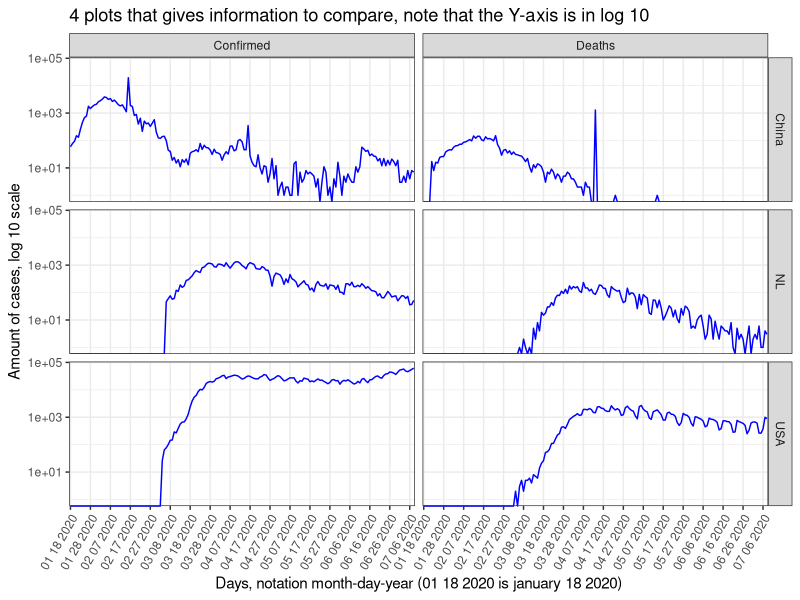
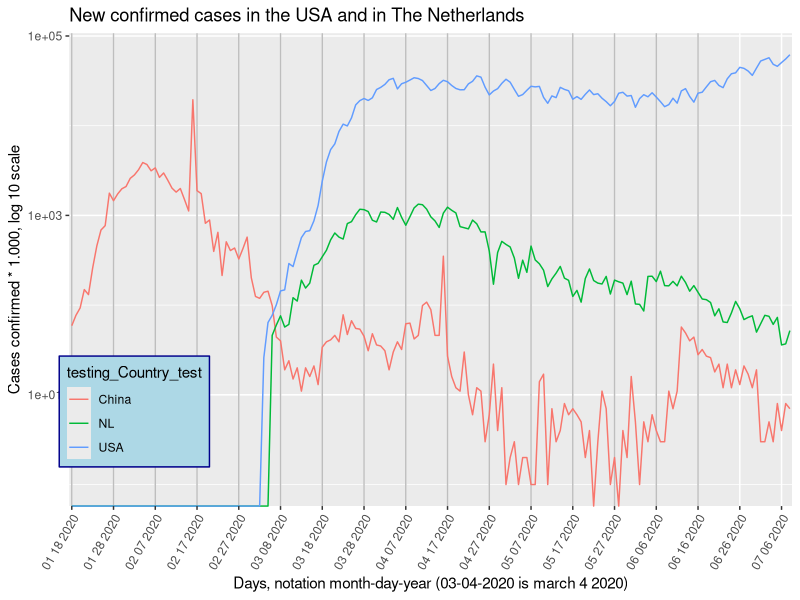
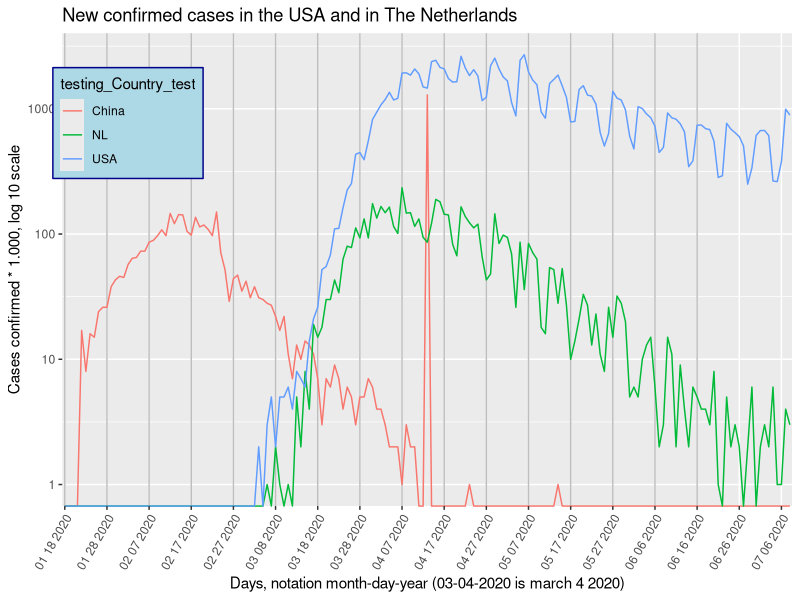
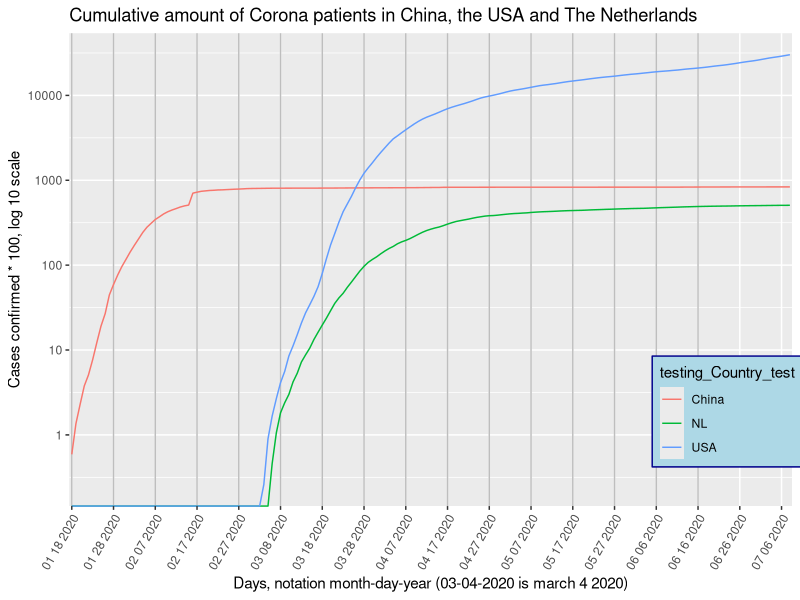
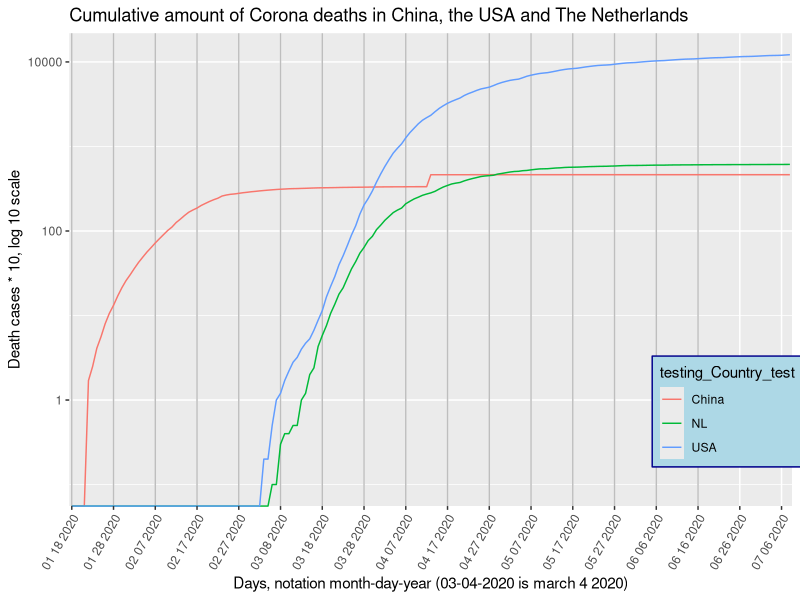
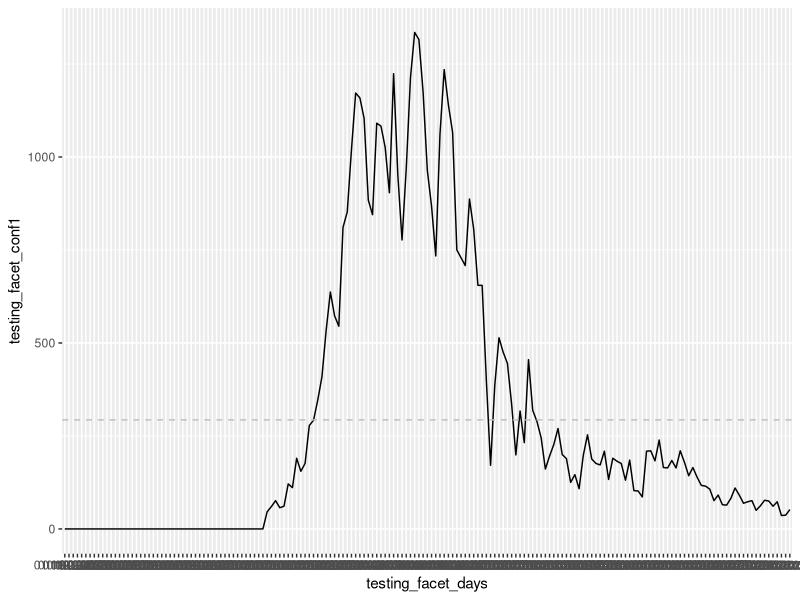
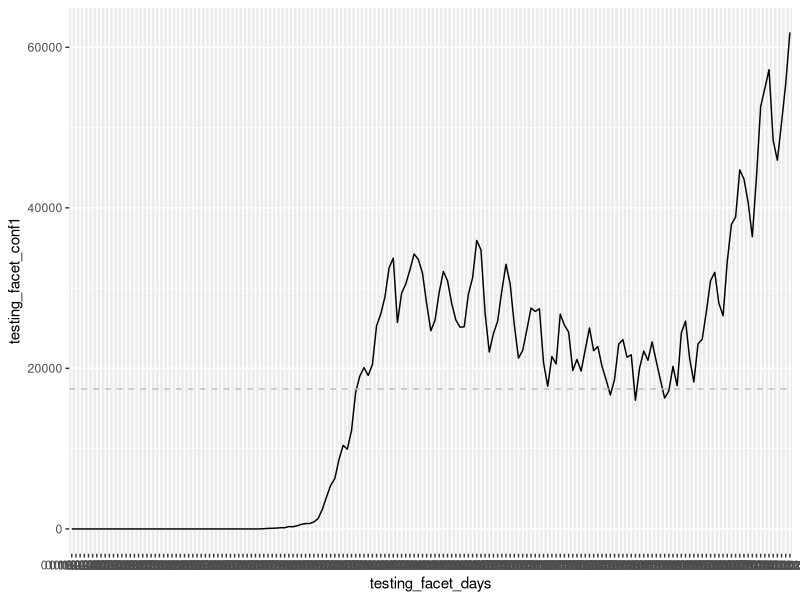
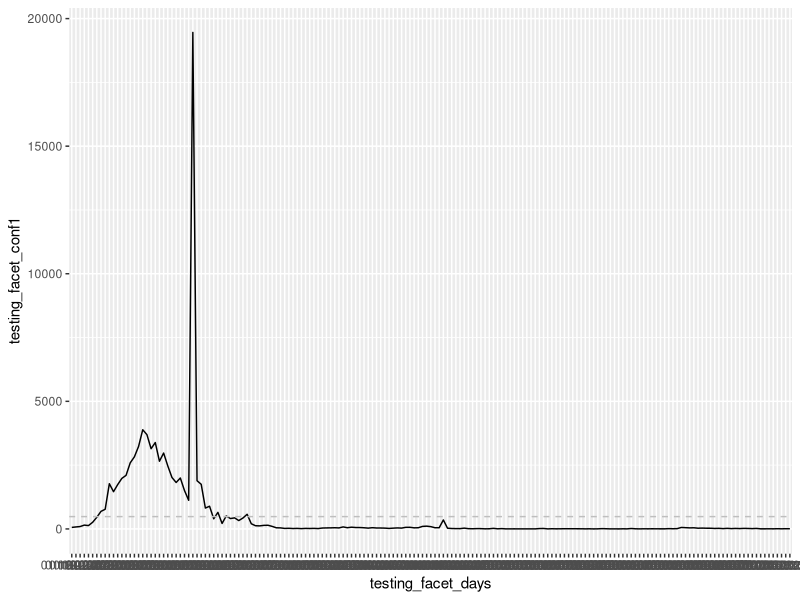

Here is the R script that generated these plots, in order:
## ---- chunk 1
library(tidyverse)
library(ggrepel)
library(knitr)
library(kableExtra)
library(ggplot2)
## ---- chunk 2


testing_facet_days_1_time <- c("01 18 2020", "01 19 2020", "01 20 2020", "01 21 2020", "01 22 2020", "01 23 2020", "01 24 2020", "01 25 2020", "01 26 2020", "01 27 2020", "01 28 2020", "01 29 2020", "01 30 2020", "01 31 2020", "02 01 2020", "02 02 2020", "02 03 2020", "02 04 2020", "02 05 2020", "02 06 2020", "02 07 2020", "02 08 2020", "02 09 2020", "02 10 2020", "02 11 2020", "02 12 2020", "02 13 2020", "02 14 2020", "02 15 2020", "02 16 2020", "02 17 2020", "02 18 2020", "02 19 2020", "02 20 2020", "02 21 2020", "02 22 2020", "02 23 2020", "02 24 2020", "02 25 2020", "02 26 2020", "02 27 2020", "02 28 2020", "02 29 2020", "03 01 2020",  "03 02 2020", "03 03 2020", "03 04 2020", "03 05 2020", "03 06 2020", "03 07 2020", "03 08 2020", "03 09 2020", "03 10 2020", "03 11 2020", "03 12 2020", "03 13 2020", "03 14 2020", "03 15 2020", "03 16 2020", "03 17 2020", "03 18 2020", "03 19 2020", "03 20 2020", "03 21 2020", "03 22 2020", "03 23 2020", "03 24 2020", "03 25 2020", "03 26 2020", "03 27 2020", "03 28 2020", "03 29 2020", "03 30 2020", "03 31 2020", "04 01 2020", "04 02 2020", "04 03 2020", "04 04 2020", "04 05 2020", "04 06 2020", "04 07 2020", "04 08 2020", "04 09 2020", "04 10 2020", "04 11 2020", "04 12 2020", "04 13 2020", "04 14 2020", "04 15 2020", "04 16 2020", "04 17 2020", "04 18 2020", "04 19 2020", "04 20 2020", "04 21 2020", "04 22 2020", "04 23 2020", "04 24 2020", "04 25 2020", "04 26 2020", "04 27 2020", "04 28 2020", "04 29 2020", "04 30 2020", "05 01 2020", "05 02 2020", "05 03 2020", "05 04 2020", "05 05 2020", "05 06 2020", "05 07 2020", "05 08 2020", "05 09 2020", "05 10 2020", "05 11 2020", "05 12 2020", "05 13 2020", "05 14 2020", "05 15 2020", "05 16 2020", "05 17 2020", "05 18 2020", "05 19 2020", "05 20 2020", "05 21 2020", "05 22 2020", "05 23 2020", "05 24 2020", "05 25 2020", "05 26 2020", "05 27 2020", "05 28 2020", "05 29 2020", "05 30 2020", "05 31 2020", "06 01 2020", "06 02 2020", "06 03 2020", "06 04 2020", "06 05 2020", "06 06 2020", "06 07 2020", "06 08 2020", "06 09 2020", "06 10 2020", "06 11 2020", "06 12 2020", "06 13 2020", "06 14 2020", "06 15 2020", "06 16 2020", "06 17 2020", "06 18 2020", "06 19 2020", "06 20 2020", "06 21 2020", "06 22 2020", "06 23 2020", "06 24 2020", "06 25 2020", "06 26 2020", "06 27 2020", "06 28 2020", "06 29 2020", "06 30 2020", "07 01 2020", "07 02 2020", "07 03 2020", "07 04 2020", "07 05 2020", "07 06 2020", "07 07 2020", "07 08 2020")
testing_facet_days <- c(testing_facet_days_1_time, testing_facet_days_1_time, testing_facet_days_1_time, testing_facet_days_1_time, testing_facet_days_1_time, testing_facet_days_1_time)

testing_total_new_confirmed_cases_USA <- c(0, 0, 0, 0, 0, 0, 0, 0, 0, 0,0, 0, 0, 0, 0, 0, 0, 0, 0, 0,0, 0, 0, 0, 0, 0, 0, 0, 0, 0,0, 0, 0, 0, 0, 0, 0, 0, 0, 0, 0, 0, 0, 0, 0, 0, 26, 64, 77, 101, 144, 148, 291, 269, 393, 565, 662, 676, 872, 1291, 2410, 3948, 5417, 6271, 8631, 10410, 9939, 12226, 17050, 19046, 20093, 19118, 20463, 25305, 26756, 28879, 32525, 33725, 25717, 29359, 30512, 32282, 34243, 33578, 31869, 28057, 24685, 25987, 29465, 32076, 30915, 28084, 26013, 25132, 25178, 29246, 31277, 35930, 34782, 26858, 22042, 24359, 25869, 29637, 32964, 30531, 25382, 21278, 22226, 24805, 27514, 27095, 27421, 20697, 17779, 21486, 20549, 26762, 25382, 24527, 19731, 21109, 19662, 22368, 25028, 22206, 22717, 20253, 18554, 16682, 18636, 23016, 23575, 21385, 21696, 16040, 20039, 22162, 21004, 23292, 20865, 18535, 16301, 17180, 20244, 17849, 24421, 25891, 21191, 18307, 23047, 23624, 27082, 30927, 31963, 28095, 26558, 33315, 37945, 38853, 44726, 43581, 40691, 36390, 43865, 52609, 54869, 57209, 48369, 45932, 50586, 55442, 61848)

testing_total_new_death_cases_USA <- c(0, 0, 0, 0, 0, 0, 0, 0, 0, 0,0, 0, 0, 0, 0, 0, 0, 0, 0, 0,0, 0, 0, 0, 0, 0, 0, 0, 0, 0,0, 0, 0, 0, 0, 0, 0, 0, 0, 0, 0, 0, 0, 0, 0, 0, 2, 0, 3, 5, 2, 5, 5, 6, 4, 8, 7, 6, 14, 21, 26, 52, 55, 68, 110, 111, 162, 225, 253, 433, 447, 392, 554, 821, 940, 1075, 1185, 1353, 1175, 1212, 1928, 1936, 1856, 2078, 1899, 1493, 1462, 2378, 2438, 2141, 2080, 1743, 1634, 1643, 2624, 2119, 1840, 2053, 1825, 1161, 1237, 2204, 2536, 2083, 1794, 1668, 1117, 877, 2435, 2701, 1971, 1695, 1555, 945, 840, 1591, 1715, 1858, 1524, 1231, 785, 792, 1425, 1528, 1286, 1262, 1089, 646, 504, 634, 1379, 1216, 1175, 979, 605, 478, 1039, 1004, 909, 849, 725, 448, 491, 926, 847, 826, 759, 654, 345, 384, 739, 742, 694, 682, 550, 283, 292, 766, 688, 644, 599, 506, 250, 338, 613, 670, 671, 610, 265, 262, 378, 993, 890)

testing_total_new_confirmed_cases_NL <- c(0, 0, 0, 0, 0, 0, 0, 0, 0, 0,0, 0, 0, 0, 0, 0, 0, 0, 0, 0,0, 0, 0, 0, 0, 0, 0, 0, 0, 0,0, 0, 0, 0, 0, 0, 0, 0, 0, 0, 0, 0, 0, 0, 0, 0, 0, 0, 46, 60, 76, 57, 61, 121, 111, 190, 155, 176, 278, 292, 346, 409, 534, 637, 573, 545, 811, 852, 1019, 1172, 1159, 1104, 884, 845, 1091, 1083, 1026, 904, 1224, 952, 777, 969, 1213, 1335, 1316, 1174, 964, 868, 734, 1061, 1235, 1140, 1066, 750, 729, 708, 887, 806, 655, 655, 400, 171, 386, 514, 475, 445, 335, 199, 317, 232, 455, 319, 289, 245, 161, 196, 227, 270, 200, 189, 125, 146, 108, 198, 253, 188, 176, 172, 209, 133, 190, 182, 176, 131, 185, 103, 102, 86, 209, 210, 183, 239, 165, 164, 184, 164, 210, 179, 143, 165, 139, 117, 115, 107, 76, 91, 65, 64, 82, 110, 91, 69, 73, 76, 50, 62, 77, 75, 61, 73, 36, 37, 52)

testing_total_new_death_cases_NL <- c(0, 0, 0, 0, 0, 0, 0, 0, 0, 0,0, 0, 0, 0, 0, 0, 0, 0, 0, 0,0, 0, 0, 0, 0, 0, 0, 0, 0, 0,0, 0, 0, 0, 0, 0, 0, 0, 0, 0, 0, 0, 0, 0, 0, 0, 0, 0, 1, 0, 2, 1, 0, 1, 0, 5, 2, 8, 4, 19, 15, 18, 30, 30, 43, 34, 63, 80, 78, 112, 93, 132, 93, 175, 134, 166, 148, 164, 115, 101, 234, 147, 148, 115, 132, 94, 86, 122, 189, 181, 144, 142, 83, 67, 165, 138, 123, 112, 120, 66, 43, 48, 145, 84, 98, 94, 69, 26, 86, 36, 84, 71, 63, 18, 16, 54, 52, 28, 53, 27, 10, 14, 21, 33, 27, 13, 23, 11, 8, 26, 15, 32, 28, 20, 5, 6, 5, 10, 13, 15, 6, 2, 3, 15, 11, 2, 9, 4, 2, 6, 5, 4, 4, 3, 8, 1, 0, 5, 2, 3, 2, 0, 2, 6, 0, 2, 3, 2, 6, 1, 1, 4, 3) 

testing_total_new_confirmed_cases_CH <- c(59, 77, 93, 149, 131, 259, 457, 688, 769, 1771, 1459, 1737, 1981, 2099, 2589, 2825, 3233, 3886, 3694, 3143, 3385, 2652, 2973, 2467, 2015, 1819, 1995, 1503, 1121, 19457, 1888, 1749, 817, 889, 397, 648, 214, 508, 406, 433, 327, 427, 573, 202, 125, 119, 139, 143, 99, 44, 40, 19, 24, 15, 20, 11, 20, 16, 21, 13, 34, 39, 41, 46, 39, 78, 47, 67, 55, 54, 45, 31, 48, 36, 35, 31, 19, 30, 39, 32, 62, 63, 42, 46, 99, 108, 89, 46, 46, 351, 27, 16, 12, 11, 30, 10, 6, 12, 11, 3, 6, 22, 4, 12, 1, 2, 3, 1, 2, 2, 1, 1, 14, 17, 1, 7, 3, 4, 8, 6, 7, 6, 5, 2, 4, 0, 3, 11, 7, 1, 2, 0, 4, 2, 16, 5, 1, 5, 3, 6, 4, 3, 3, 11, 7, 11, 57, 49, 40, 44, 28, 32, 27, 26, 18, 22, 12, 22, 12, 19, 13, 21, 17, 12, 19, 3, 3, 5, 3, 8, 4, 8, 7)

testing_total_new_death_cases_CH <- c(0, 0, 0, 0, 17, 8, 16, 15, 24, 26, 26, 38, 43, 46, 45, 57, 64, 65, 73, 73, 86, 89, 97, 108, 97, 146, 121, 143, 142, 105, 98, 136, 114, 118, 109, 97, 150, 71, 52, 29, 44, 47, 35, 42, 31, 38, 31, 30, 28, 27, 22, 17, 22, 11, 7, 13, 10, 14, 13, 11, 7, 3, 7, 6, 9, 7, 4, 6, 5, 3, 5, 5, 7, 6, 4, 4, 3, 2, 2, 2, 1, 3, 2, 2, 0, 0, 1290, 0, 0, 0, 0, 0, 0, 0, 0, 0, 1, 0, 0, 0, 0, 0, 0, 0, 0, 0, 0, 0, 0, 0, 0, 0, 0, 0, 0, 0, 0, 1, 0, 0, 0, 0, 0, 0, 0, 0, 0, 0, 0, 0, 0, 0, 0, 0, 0, 0, 0, 0,0, 0, 0, 0, 0, 0, 0, 0, 0, 0,0, 0, 0, 0, 0, 0, 0, 0, 0, 0, 0, 0, 0, 0, 0, 0, 0, 0, 0, 0, 0, 0, 0, 0, 0)


testing_total_confirmed_cases_cum_USA <- cumsum(testing_total_new_confirmed_cases_USA)
testing_total_death_cases_cum_USA <- cumsum(testing_total_new_death_cases_USA)
testing_total_confirmed_cases_cum_NL <- cumsum(testing_total_new_confirmed_cases_NL)
testing_total_death_cases_cum_NL <- cumsum(testing_total_new_death_cases_NL)
testing_total_confirmed_cases_cum_CH <- cumsum(testing_total_new_confirmed_cases_CH)
testing_total_death_cases_cum_CH <- cumsum(testing_total_new_death_cases_CH)

testing_facet_amount_cases <- c(testing_total_new_confirmed_cases_NL, testing_total_new_confirmed_cases_USA, testing_total_new_confirmed_cases_CH, testing_total_new_death_cases_NL, testing_total_new_death_cases_USA, testing_total_new_death_cases_CH)

testing_facet_conf <- c("Confirmed", "Confirmed", "Confirmed", "Confirmed", "Confirmed", "Confirmed", "Confirmed", "Confirmed", "Confirmed", "Confirmed", "Confirmed", "Confirmed", "Confirmed", "Confirmed", "Confirmed", "Confirmed", "Confirmed", "Confirmed", "Confirmed", "Confirmed", "Confirmed", "Confirmed", "Confirmed", "Confirmed", "Confirmed", "Confirmed", "Confirmed", "Confirmed", "Confirmed", "Confirmed", "Confirmed", "Confirmed", "Confirmed", "Confirmed", "Confirmed", "Confirmed", "Confirmed", "Confirmed", "Confirmed", "Confirmed", "Confirmed", "Confirmed", "Confirmed", "Confirmed", "Confirmed", "Confirmed", "Confirmed", "Confirmed", "Confirmed", "Confirmed", "Confirmed", "Confirmed", "Confirmed", "Confirmed", "Confirmed", "Confirmed", "Confirmed", "Confirmed", "Confirmed", "Confirmed", "Confirmed", "Confirmed", "Confirmed", "Confirmed", "Confirmed", "Confirmed", "Confirmed", "Confirmed", "Confirmed", "Confirmed", "Confirmed", "Confirmed", "Confirmed", "Confirmed", "Confirmed", "Confirmed", "Confirmed", "Confirmed", "Confirmed", "Confirmed", "Confirmed", "Confirmed", "Confirmed", "Confirmed", "Confirmed", "Confirmed", "Confirmed", "Confirmed", "Confirmed", "Confirmed", "Confirmed", "Confirmed", "Confirmed", "Confirmed", "Confirmed", "Confirmed", "Confirmed", "Confirmed", "Confirmed", "Confirmed", "Confirmed", "Confirmed", "Confirmed", "Confirmed", "Confirmed", "Confirmed", "Confirmed", "Confirmed", "Confirmed", "Confirmed", "Confirmed", "Confirmed", "Confirmed", "Confirmed", "Confirmed", "Confirmed", "Confirmed", "Confirmed", "Confirmed", "Confirmed", "Confirmed", "Confirmed", "Confirmed", "Confirmed", "Confirmed", "Confirmed", "Confirmed", "Confirmed", "Confirmed", "Confirmed", "Confirmed", "Confirmed", "Confirmed", "Confirmed", "Confirmed", "Confirmed", "Confirmed", "Confirmed", "Confirmed", "Confirmed", "Confirmed", "Confirmed", "Confirmed", "Confirmed", "Confirmed", "Confirmed", "Confirmed", "Confirmed", "Confirmed", "Confirmed", "Confirmed", "Confirmed", "Confirmed", "Confirmed", "Confirmed", "Confirmed", "Confirmed", "Confirmed", "Confirmed", "Confirmed", "Confirmed", "Confirmed", "Confirmed", "Confirmed", "Confirmed", "Confirmed", "Confirmed", "Confirmed", "Confirmed", "Confirmed", "Confirmed", "Confirmed", "Confirmed")
testing_facet_deaths <- c("Deaths", "Deaths", "Deaths", "Deaths", "Deaths", "Deaths", "Deaths", "Deaths", "Deaths", "Deaths", "Deaths", "Deaths", "Deaths", "Deaths", "Deaths", "Deaths", "Deaths", "Deaths", "Deaths", "Deaths", "Deaths", "Deaths", "Deaths", "Deaths", "Deaths", "Deaths", "Deaths", "Deaths", "Deaths", "Deaths", "Deaths", "Deaths", "Deaths", "Deaths", "Deaths", "Deaths", "Deaths", "Deaths", "Deaths", "Deaths", "Deaths", "Deaths", "Deaths", "Deaths", "Deaths", "Deaths", "Deaths", "Deaths", "Deaths", "Deaths", "Deaths", "Deaths", "Deaths", "Deaths", "Deaths", "Deaths", "Deaths", "Deaths", "Deaths", "Deaths", "Deaths", "Deaths", "Deaths", "Deaths", "Deaths", "Deaths", "Deaths", "Deaths", "Deaths", "Deaths", "Deaths", "Deaths", "Deaths", "Deaths", "Deaths", "Deaths", "Deaths", "Deaths", "Deaths", "Deaths", "Deaths", "Deaths", "Deaths", "Deaths", "Deaths", "Deaths", "Deaths", "Deaths", "Deaths", "Deaths", "Deaths", "Deaths", "Deaths", "Deaths", "Deaths", "Deaths", "Deaths", "Deaths", "Deaths", "Deaths", "Deaths", "Deaths", "Deaths", "Deaths", "Deaths", "Deaths", "Deaths", "Deaths", "Deaths", "Deaths", "Deaths", "Deaths", "Deaths", "Deaths", "Deaths", "Deaths", "Deaths", "Deaths", "Deaths", "Deaths", "Deaths", "Deaths", "Deaths", "Deaths", "Deaths", "Deaths", "Deaths", "Deaths", "Deaths", "Deaths", "Deaths", "Deaths", "Deaths", "Deaths", "Deaths", "Deaths", "Deaths", "Deaths", "Deaths", "Deaths", "Deaths", "Deaths", "Deaths", "Deaths", "Deaths", "Deaths", "Deaths", "Deaths", "Deaths", "Deaths", "Deaths", "Deaths", "Deaths", "Deaths", "Deaths", "Deaths", "Deaths", "Deaths", "Deaths", "Deaths", "Deaths", "Deaths", "Deaths", "Deaths", "Deaths", "Deaths", "Deaths", "Deaths", "Deaths", "Deaths", "Deaths", "Deaths", "Deaths")

testing_facet_cases <- c(testing_facet_conf, testing_facet_conf, testing_facet_conf, testing_facet_deaths, testing_facet_deaths, testing_facet_deaths)

testing_facet_country1 <- c("NL", "NL", "NL", "NL", "NL", "NL", "NL", "NL", "NL", "NL", "NL", "NL", "NL", "NL", "NL", "NL", "NL", "NL", "NL", "NL", "NL", "NL", "NL", "NL", "NL", "NL", "NL", "NL", "NL", "NL", "NL", "NL", "NL", "NL", "NL", "NL", "NL", "NL", "NL", "NL", "NL", "NL", "NL", "NL" ,"NL", "NL", "NL", "NL", "NL", "NL", "NL", "NL", "NL", "NL", "NL", "NL", "NL", "NL", "NL", "NL", "NL", "NL", "NL", "NL", "NL", "NL", "NL", "NL", "NL", "NL", "NL", "NL", "NL", "NL", "NL", "NL", "NL", "NL", "NL", "NL", "NL", "NL", "NL", "NL", "NL", "NL", "NL", "NL", "NL", "NL" ,"NL", "NL", "NL", "NL", "NL", "NL", "NL", "NL", "NL", "NL", "NL", "NL", "NL", "NL", "NL", "NL", "NL", "NL", "NL", "NL", "NL", "NL", "NL", "NL", "NL", "NL", "NL", "NL", "NL", "NL", "NL", "NL", "NL", "NL", "NL", "NL", "NL", "NL", "NL", "NL", "NL", "NL", "NL", "NL", "NL", "NL", "NL", "NL", "NL", "NL", "NL", "NL", "NL", "NL", "NL", "NL", "NL", "NL", "NL", "NL", "NL", "NL", "NL", "NL", "NL", "NL", "NL" , "NL", "NL", "NL", "NL", "NL", "NL" , "NL", "NL", "NL", "NL", "NL", "NL", "NL", "NL", "NL", "NL", "USA", "USA", "USA", "USA", "USA", "USA", "USA", "USA", "USA", "USA", "USA", "USA", "USA", "USA", "USA", "USA", "USA", "USA", "USA", "USA", "USA", "USA", "USA", "USA", "USA", "USA", "USA", "USA", "USA", "USA", "USA", "USA", "USA", "USA", "USA", "USA", "USA", "USA", "USA", "USA", "USA", "USA", "USA", "USA", "USA", "USA", "USA", "USA", "USA", "USA", "USA", "USA", "USA", "USA" ,"USA", "USA", "USA", "USA", "USA", "USA", "USA", "USA", "USA", "USA", "USA", "USA", "USA", "USA", "USA", "USA", "USA", "USA", "USA", "USA", "USA", "USA", "USA", "USA", "USA", "USA", "USA", "USA", "USA", "USA", "USA", "USA", "USA", "USA", "USA", "USA", "USA", "USA", "USA", "USA", "USA", "USA", "USA", "USA", "USA", "USA" ,"USA", "USA", "USA", "USA", "USA", "USA", "USA", "USA", "USA", "USA", "USA", "USA", "USA", "USA", "USA", "USA", "USA", "USA", "USA", "USA", "USA", "USA", "USA", "USA", "USA", "USA", "USA", "USA", "USA", "USA", "USA", "USA", "USA", "USA", "USA", "USA", "USA", "USA", "USA", "USA", "USA", "USA", "USA", "USA", "USA", "USA", "USA", "USA", "USA", "USA", "USA", "USA", "USA", "USA", "USA", "USA", "USA", "USA", "USA", "USA", "USA", "USA", "USA", "USA", "USA", "USA", "USA", "USA", "USA", "USA", "USA", "USA", "USA", "China", "China", "China", "China", "China", "China", "China", "China", "China", "China", "China", "China", "China", "China", "China", "China", "China", "China", "China", "China", "China","China", "China", "China", "China", "China", "China", "China", "China", "China", "China", "China", "China", "China", "China", "China", "China", "China", "China", "China", "China", "China", "China", "China", "China", "China", "China", "China", "China", "China", "China", "China", "China", "China", "China" ,"China", "China", "China", "China", "China", "China", "China", "China", "China", "China", "China", "China", "China", "China", "China", "China", "China", "China", "China", "China", "China", "China", "China", "China", "China", "China", "China", "China", "China", "China", "China", "China", "China", "China", "China", "China", "China", "China", "China", "China", "China", "China", "China", "China", "China", "China" ,"China", "China", "China", "China", "China", "China", "China", "China", "China", "China", "China", "China", "China", "China", "China", "China", "China", "China", "China", "China", "China", "China", "China", "China", "China", "China", "China", "China", "China", "China", "China", "China", "China", "China", "China", "China", "China", "China", "China", "China", "China", "China", "China", "China", "China", "China", "China", "China", "China", "China", "China", "China", "China", "China", "China", "China", "China", "China", "China", "China", "China", "China", "China", "China", "China", "China", "China" , "China", "China", "China", "China", "China")

testing_facet_country <- c(testing_facet_country1, testing_facet_country1)

testing_some_days_test_db <- c("01 18 2020", "", "", "", "", "","", "", "", "", "01 28 2020", "", "", "", "", "","", "", "", "", "02 07 2020", "", "", "", "", "","", "", "", "", "02 17 2020", "", "", "", "", "","", "", "", "", "02 27 2020", "", "", "", "", "","", "", "", "", "03 08 2020", "", "", "", "", "", "", "", "", "", "03 18 2020", "", "", "", "", "", "", "", "", "", "03 28 2020", "", "", "", "", "", "", "", "", "", "04 07 2020", "", "", "", "", "", "", "", "", "", "04 17 2020", "", "", "", "", "", "", "", "", "", "04 27 2020", "", "", "", "", "", "", "", "", "", "05 07 2020", "", "", "", "", "", "", "", "", "", "05 17 2020", "", "", "", "", "", "", "", "", "", "05 27 2020", "", "", "", "", "", "", "", "", "", "06 06 2020", "", "", "", "", "", "", "", "", "", "06 16 2020", "", "", "", "", "", "", "", "", "", "06 26 2020", "", "", "", "", "", "", "", "", "", "07 06 2020", "", "")

testing_DB <- data.frame(testing_facet_days, testing_facet_amount_cases, testing_facet_cases, testing_facet_country)

testing_some_days <- c(testing_some_days_test_db, testing_some_days_test_db, testing_some_days_test_db, testing_some_days_test_db, testing_some_days_test_db, testing_some_days_test_db)
testing_facet_conf1 <- c(testing_total_new_confirmed_cases_NL, testing_total_new_confirmed_cases_USA, testing_total_new_confirmed_cases_CH, testing_total_new_death_cases_NL, testing_total_new_death_cases_USA, testing_total_new_death_cases_CH)
testing_cum1 <- c(testing_total_confirmed_cases_cum_NL, testing_total_confirmed_cases_cum_USA, testing_total_confirmed_cases_cum_CH, testing_total_death_cases_cum_NL, testing_total_death_cases_cum_USA, testing_total_death_cases_cum_CH)
testing_Country_test <- c(testing_facet_country1, testing_facet_country1)
testing_sort_case <- c(testing_facet_conf, testing_facet_conf, testing_facet_conf, testing_facet_deaths, testing_facet_deaths, testing_facet_deaths)

db_test1000 <- data.frame(testing_facet_days, testing_some_days, testing_facet_conf1, testing_cum1, testing_Country_test, testing_sort_case)

day <- length(testing_facet_days_1_time)
## ---- chunk 3
testing_DB %>% ggplot(aes(testing_facet_days, testing_facet_amount_cases, group = 1)) + theme_bw() + geom_line(color = "blue") + facet_grid(testing_facet_country ~ testing_facet_cases) + theme(axis.text.x = element_text(angle = 60, vjust = 1, hjust = 1)) + scale_y_continuous(trans = "log10") + scale_x_discrete(breaks = testing_some_days_test_db, labels = testing_some_days_test_db) + xlab("Days, notation month-day-year (01 18 2020 is january 18 2020)") + ylab("Amount of cases, log 10 scale") + ggtitle("4 plots that gives information to compare, note that the Y-axis is in log 10") 
## ---- chunk 4
db_test1000 %>% filter(testing_sort_case == "Confirmed") %>%
  ggplot(aes(testing_facet_days, testing_facet_conf1, group = testing_Country_test)) + scale_y_log10() + theme(axis.text.x = element_text(angle = 60, vjust = 1, hjust = 1)) + scale_x_discrete(breaks = testing_some_days, labels = testing_some_days) + geom_vline(xintercept = "01 18 2020", color = "gray") + geom_vline(xintercept = "01 28 2020", color = "gray") + geom_vline(xintercept = "02 07 2020", color = "gray") + geom_vline(xintercept = "02 17 2020", color = "gray") + geom_vline(xintercept = "02 27 2020", color = "gray") + geom_vline(xintercept = "03 08 2020", color = "gray") + geom_vline(xintercept = "03 18 2020", color = "gray") + geom_vline(xintercept = "03 28 2020", color = "gray") + geom_vline(xintercept = "04 07 2020", color = "gray") + geom_vline(xintercept = "04 17 2020", color = "gray") + geom_vline(xintercept = "04 27 2020", color = "gray") + geom_vline(xintercept = "05 07 2020", color = "gray") + geom_vline(xintercept = "05 17 2020", color = "gray") + geom_vline(xintercept = "05 27 2020", color = "gray") + geom_vline(xintercept = "06 06 2020", color = "gray") + geom_vline(xintercept = "06 16 2020", color = "gray") + geom_line(aes(color = testing_Country_test))  + theme(legend.position = c(0.09, 0.20), legend.background = element_rect(fill = "lightblue", size = 0.5, linetype = "solid", color = "darkblue")) + ylab("Cases confirmed * 1.000, log 10 scale") + xlab("Days, notation month-day-year (03-04-2020 is march 4 2020)") + ggtitle("New confirmed cases in the USA and in The Netherlands")
## ---- chunk 5
db_test1000 %>% filter(testing_sort_case == "Deaths") %>%
  ggplot(aes(testing_facet_days, testing_facet_conf1, group = testing_Country_test)) + scale_y_log10() + theme(axis.text.x = element_text(angle = 60, vjust = 1, hjust = 1)) + scale_x_discrete(breaks = testing_some_days, labels = testing_some_days) + geom_vline(xintercept = "01 18 2020", color = "gray") + geom_vline(xintercept = "01 28 2020", color = "gray") + geom_vline(xintercept = "02 07 2020", color = "gray") + geom_vline(xintercept = "02 17 2020", color = "gray") + geom_vline(xintercept = "02 27 2020", color = "gray") + geom_vline(xintercept = "03 08 2020", color = "gray") + geom_vline(xintercept = "03 18 2020", color = "gray") + geom_vline(xintercept = "03 28 2020", color = "gray") + geom_vline(xintercept = "04 07 2020", color = "gray") + geom_vline(xintercept = "04 17 2020", color = "gray") + geom_vline(xintercept = "04 27 2020", color = "gray") + geom_vline(xintercept = "05 07 2020", color = "gray") + geom_vline(xintercept = "05 17 2020", color = "gray") + geom_vline(xintercept = "05 27 2020", color = "gray") + geom_vline(xintercept = "06 06 2020", color = "gray") + geom_vline(xintercept = "06 16 2020", color = "gray") + geom_line(aes(color = testing_Country_test))  + theme(legend.position = c(0.09, 0.81), legend.background = element_rect(fill = "lightblue", size = 0.5, linetype = "solid", color = "darkblue")) + ylab("Cases confirmed * 1.000, log 10 scale") + xlab("Days, notation month-day-year (03-04-2020 is march 4 2020)") + ggtitle("New confirmed cases in the USA and in The Netherlands") 
## ---- chunk 6
db_test1000 %>% filter(testing_sort_case == "Confirmed") %>%
  ggplot(aes(testing_facet_days, testing_cum1/100, group = testing_Country_test)) + scale_y_log10() + theme(axis.text.x = element_text(angle = 60, vjust = 1, hjust = 1)) + scale_x_discrete(breaks = testing_some_days, labels = testing_some_days) + geom_vline(xintercept = "01 18 2020", color = "gray") + geom_vline(xintercept = "01 28 2020", color = "gray") + geom_vline(xintercept = "02 07 2020", color = "gray") + geom_vline(xintercept = "02 17 2020", color = "gray") + geom_vline(xintercept = "02 27 2020", color = "gray") + geom_vline(xintercept = "03 08 2020", color = "gray") + geom_vline(xintercept = "03 18 2020", color = "gray") + geom_vline(xintercept = "03 28 2020", color = "gray") + geom_vline(xintercept = "04 07 2020", color = "gray") + geom_vline(xintercept = "04 17 2020", color = "gray") + geom_vline(xintercept = "04 27 2020", color = "gray") + geom_vline(xintercept = "05 07 2020", color = "gray") + geom_vline(xintercept = "05 17 2020", color = "gray") + geom_vline(xintercept = "05 27 2020", color = "gray") + geom_vline(xintercept = "06 06 2020", color = "gray") + geom_vline(xintercept = "06 16 2020", color = "gray") + geom_line(aes(color = testing_Country_test))  + theme(legend.position = c(0.91, 0.20), legend.background = element_rect(fill = "lightblue", size = 0.5, linetype = "solid", color = "darkblue")) + ylab("Cases confirmed * 100, log 10 scale") + xlab("Days, notation month-day-year (03-04-2020 is march 4 2020)") + ggtitle("Cumulative amount of Corona patients in China, the USA and The Netherlands")
## ---- chunk 7
db_test1000 %>% filter(testing_sort_case == "Deaths") %>%
  ggplot(aes(testing_facet_days, testing_cum1/ 10, group = testing_Country_test)) + scale_y_log10() + theme(axis.text.x = element_text(angle = 60, vjust = 1, hjust = 1)) + scale_x_discrete(breaks = testing_some_days, labels = testing_some_days) + geom_vline(xintercept = "01 18 2020", color = "gray") + geom_vline(xintercept = "01 28 2020", color = "gray") + geom_vline(xintercept = "02 07 2020", color = "gray") + geom_vline(xintercept = "02 17 2020", color = "gray") + geom_vline(xintercept = "02 27 2020", color = "gray") + geom_vline(xintercept = "03 08 2020", color = "gray") + geom_vline(xintercept = "03 18 2020", color = "gray") + geom_vline(xintercept = "03 28 2020", color = "gray") + geom_vline(xintercept = "04 07 2020", color = "gray") + geom_vline(xintercept = "04 17 2020", color = "gray") + geom_vline(xintercept = "04 27 2020", color = "gray") + geom_vline(xintercept = "05 07 2020", color = "gray") + geom_vline(xintercept = "05 17 2020", color = "gray") + geom_vline(xintercept = "05 27 2020", color = "gray") + geom_vline(xintercept = "06 06 2020", color = "gray") + geom_vline(xintercept = "06 16 2020", color = "gray") + geom_line(aes(color = testing_Country_test))  + theme(legend.position = c(0.91, 0.20), legend.background = element_rect(fill = "lightblue", size = 0.5, linetype = "solid", color = "darkblue")) + ylab("Death cases * 10, log 10 scale") + xlab("Days, notation month-day-year (03-04-2020 is march 4 2020)") + ggtitle("Cumulative amount of Corona deaths in China, the USA and The Netherlands") 
## ---- chunk 8
db_test1000 %>% filter(testing_Country_test == "NL" & testing_sort_case == "Confirmed") %>% ggplot(aes(testing_facet_days, testing_facet_conf1, group = 1)) + geom_line() +  geom_hline(yintercept =  mean(testing_cum1[day]/day), linetype = "dashed", color = "gray")

db_test1000 %>% filter(testing_Country_test == "USA" & testing_sort_case == "Confirmed") %>% ggplot(aes(testing_facet_days, testing_facet_conf1, group = 1)) + geom_line() +  geom_hline(yintercept =  mean(testing_cum1[2*day]/day), linetype = "dashed", color = "gray")

db_test1000 %>% filter(testing_Country_test == "China" & testing_sort_case == "Confirmed") %>% ggplot(aes(testing_facet_days, testing_facet_conf1, group = 1)) + geom_line() +  geom_hline(yintercept =  mean(testing_cum1[3*day]/day), linetype = "dashed", color = "gray")

db_test1000 %>% filter(testing_Country_test == "NL" & testing_sort_case == "Deaths") %>% ggplot(aes(testing_facet_days, testing_facet_conf1, group = 1)) + geom_line() +  geom_hline(yintercept =  mean(testing_cum1[4*day]/day), linetype = "dashed", color = "gray")

db_test1000 %>% filter(testing_Country_test == "USA" & testing_sort_case == "Deaths") %>% ggplot(aes(testing_facet_days, testing_facet_conf1, group = 1)) + geom_line() +  geom_hline(yintercept =  mean(testing_cum1[5*day]/day), linetype = "dashed", color = "gray")

db_test1000 %>% filter(testing_Country_test == "China" & testing_sort_case == "Deaths") %>% ggplot(aes(testing_facet_days, testing_facet_conf1, group = 1)) + geom_line() +  geom_hline(yintercept =  mean(testing_cum1[6*day]/day), linetype = "dashed", color = "gray")
